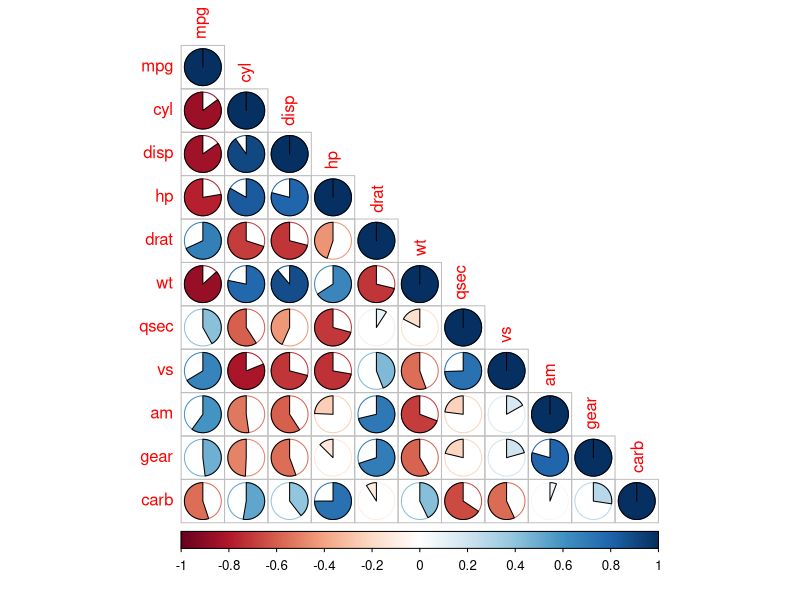
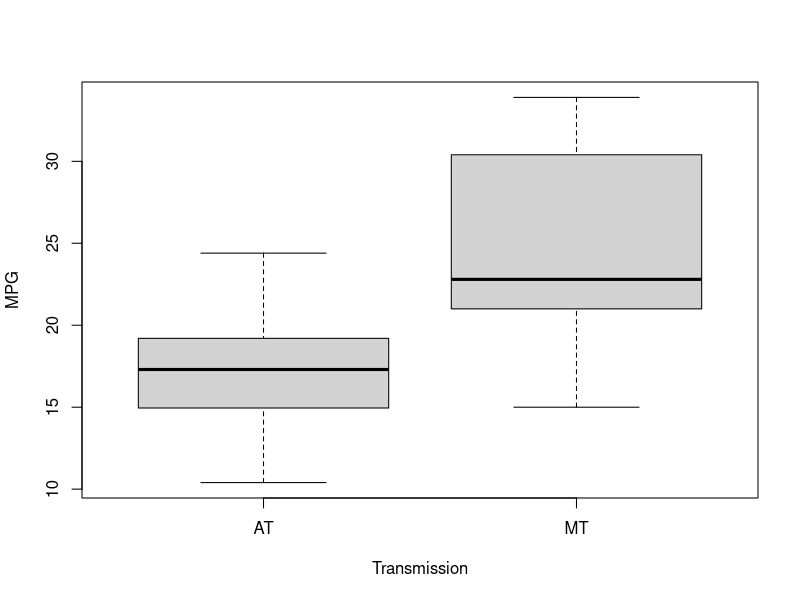
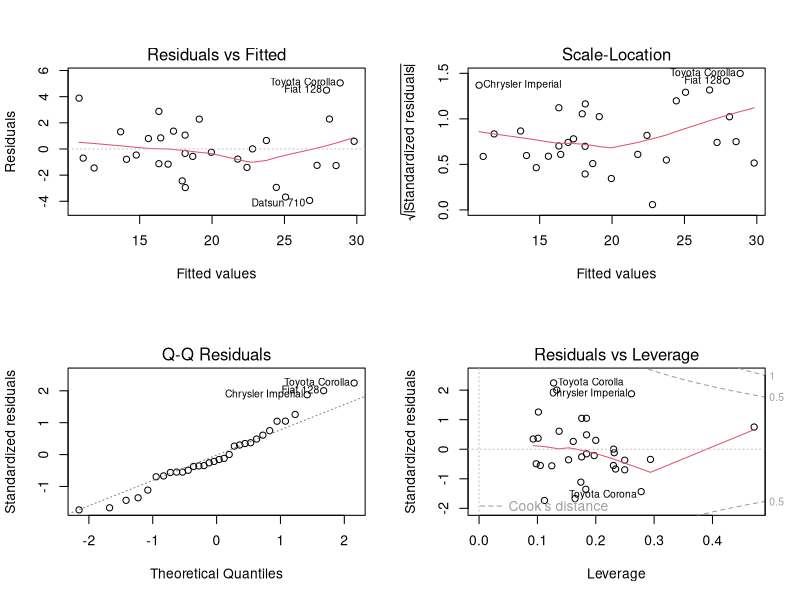

The R source for these figures, in order:
## ---- chunk 1
data("mtcars")
Mtcars_cars <- mtcars
cbind(dim(mtcars),dim(Mtcars_cars))
## ---- chunk 2
na_col_mtcars <- sapply(Mtcars_cars, function(x) mean(is.na(x))) > 0.95 # threshold is 95%
Mtcars_cars <- Mtcars_cars[,na_col_mtcars == FALSE]
dim(Mtcars_cars)
## ---- chunk 3
levels(Mtcars_cars$am)=as.numeric(c(1,0))
Mtcars_cars$am=as.numeric(Mtcars_cars$am)
levels(Mtcars_cars$vs)=as.numeric(c(1,2))
Mtcars_cars$vs=as.numeric(Mtcars_cars$vs)
levels(Mtcars_cars$cyl)=as.numeric(c(4,6,8))
Mtcars_cars$cyl=as.numeric(Mtcars_cars$cyl)
d <- Mtcars_cars
cr <- cor(d)
cor1 <- cor(d, method= "spearman")
cor1[,1]
## ---- chunk 4
Mtcars_cars$am=as.factor(Mtcars_cars$am)
levels(Mtcars_cars$am)=c("AT","MT") #AT= Automatic Transmission MT= Manual Transmission
Mtcars_cars$vs=as.factor(Mtcars_cars$vs)
levels(Mtcars_cars$vs)=c("V-Shaped","ST")
atmpg<-Mtcars_cars[Mtcars_cars$am == "AT",]
mtmpg<-Mtcars_cars[Mtcars_cars$am == "MT",]
t.test(mtmpg$mpg,atmpg$mpg, "greater")
## ---- chunk 5
Mtcars_cars$am=as.factor(Mtcars_cars$am)
levels(Mtcars_cars$am)=c("AT","MT")
Mtcars_cars$vs=as.factor(Mtcars_cars$vs)
levels(Mtcars_cars$vs)=c("V-Shaped","ST")
Mtcars_cars$cyl=as.factor(Mtcars_cars$cyl)
levels(Mtcars_cars$cyl)=c("4", "6","8")
Mtcars_cars$gear=as.factor(Mtcars_cars$gear)
levels(Mtcars_cars$gear)=c("3","4", "5")
Mtcars_cars$carb=as.factor(Mtcars_cars$carb)
levels(Mtcars_cars$carb)=c("1","2","3","4","6","8")
## ---- chunk 6
Model1<- lm(mpg~am, data=Mtcars_cars)
summary(Model1)
## ---- chunk 7
Model2<- lm(mpg~cyl+disp+hp+wt+vs+am, data=Mtcars_cars)
summary(Model2)
## ---- chunk 8
Model3<- lm(mpg~., data=Mtcars_cars)
summary(Model3)
## ---- chunk 9
Model4 <-step(lm(mpg~., data = Mtcars_cars))
summary(Model4)
## ---- chunk 10
library(corrplot)
corrplot(cr, method = "pie", type = "lower")
## ---- chunk 11
boxplot(mpg ~ am, Mtcars_cars, xlab = "Transmission", ylab = "MPG")
## ---- chunk 12
layout(matrix(c(1,2,3,4),2,2))
plot(Model4)
